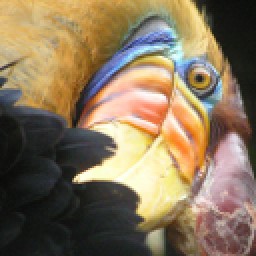
#> input picture mlclass-ex7-005/mlclass-ex7/bird_small.png, 128 x 128 px, found by its file name (shown 2 times larger)
$ jupyter execute --allow-errors Matrix-Decomposition.ipynb   (shell and % lines are left out)
#> lines starting #> are read from the running program, lines starting #| are printed output that depends on the picture
# Dimensionality Reduction via PCA

In this post we will play around with Dimensionality Reduction via Principal Component Analysis (PCA).
All the details about the math and the logic behind this topic are available in the blog post I published a couple of days ago, [Bridging Recommender Systems and Dimensionality Reduction](http://francescopochetti.com/bridging-recommender-systems-dimensionality-reduction/). As I have extensively treated the topic already, I will not get into the technical details again.
We are going to learn how PCA works applying it to three separate examples

1. Given a 2D toy dataset, we will reduce its dimensionality projecting the points onto a 1D straight line. This is purely didactic and will give us the intuition of what is happening under the hood. In 2D it is very easy to spot trends and to display the axes of maximum variance the algorithm spits out.
2. Once figured out the intuition, we will apply PCA to a real life dataset, a cropped version of the [labeled faces in the wild](http://vis-www.cs.umass.edu/lfw/). The idea here is that we have $32 \times 32$ pixels greyscale pictures of faces and we want to reduce their size to $10 \times 10$, keeping as much information as possible about the original image. We still want to be able to recognize whose face we are looking at. It turns out that this is prefectly possible running PCA on the picture and projecting it on the subspace mapped by its top 100 (we can choose as many as we wish) principal components. This is an outstanding result as we will be able to shrink the size to less than half the original, still being able to "read" the face.
3. Last but not least we are going to follow up on the $K$-Means Clustering example I treated [here](http://francescopochetti.com/k-means-clustering/). The idea was to apply clustering to image compression. In a 24-bit color representation of an image, 1 each pixel is represented as three 8-bit unsigned integers (ranging from 0 to 255) that specify the red, green and blue intensity values. This encoding is often refered to as the RGB encoding. Our image contained thousands of colors, still we managed to reduce their number to only to 16. We treated every pixel in the original image as a data example and used the K-means algorithm to find the 16 colors that best grouped (clustered) the pixels in the 3-dimensional RGB space. Once computed the cluster centroids on the image, we used the 16 colors to replace the pixels in the original image. Here we are going a step further, trying to visualize the clustering results in the 3D RGB space and then reducing the dimensionality to 2D via PCA.

### Functions

[cell 1]
def featureNormalize(X):
    average = np.mean(X, axis=0)
    sigma = np.std(X, axis= 0)
    X = (X-average)/sigma
    return X, average, sigma

def pca(X):
    covariance = (1/X.shape[0])*X.T.dot(X)
    eigenval, eigenvec = np.linalg.eig(covariance)
    return eigenval, eigenvec

def projectData(X, eigenvectors, K):
    return X.dot(eigenvectors[:,0:K])

def reconstructData(Z, eigenvectors, K):
    return Z.reshape((-1, K)).dot(eigenvectors[:,0:K].T)

def displayData(X):
    m = int(np.sqrt(X.shape[1]))
    fig = plt.figure(figsize=(8,8))
    plt.title('100 Random faces from the data set')
    random.seed(0)
    indexes = random.sample(range(1, X.shape[0]), 100)
    images = X[indexes,:]
    for i in np.arange(10):
        for j in np.arange(10):
            ax = fig.add_subplot(10, 10, (10*j+i)+1)
            ax.matshow(ndimage.rotate(images[10*j+i,:].reshape(m,m),-90), cmap = 'gray')
            plt.yticks(())
            plt.xticks(())
            plt.axis('tight')

    plt.show()

def findClosestCentroids(X, centroids):
    """FINDCLOSESTCENTROIDS computes the centroid memberships for every example
       idx = FINDCLOSESTCENTROIDS (X, centroids) returns the closest centroids
       in idx for a dataset X where each row is a single example. idx = m x 1
       vector of centroid assignments (i.e. each entry in range [1..K]"""

    m = X.shape[0]
    idx = np.zeros((m, 1))

    for i in range(m):
        distances = np.linalg.norm(X[i,:] - centroids, axis=1)
        #distances = ((X[i,:] - centroids)**2).sum(axis=1)
        idx[i] = np.argmin(distances) + 1

    return idx.astype(int)

def computeCentroids(X, idx):
    """centroids = COMPUTECENTROIDS(X, idx, K) returns the new centroids by
        computing the means of the data points assigned to each centroid. It is
        given a dataset X where each row is a single data point, a vector
        idx of centroid assignments (i.e. each entry in range [1..K]) for each
        example, and K, the number of centroids. You should return a matrix
        centroids, where each row of centroids is the mean of the data points
        assigned to it."""

    how_many = max(np.unique(idx))
    n = X.shape[1]
    centroids = np.zeros((how_many, n))

    for i in range(how_many):
        indices_of_centroid_i = X[np.where(idx == i+1)[0], :]
        centroids[i,:] = np.mean(indices_of_centroid_i, axis=0).reshape(1, n)

    return centroids

def kMeansInitCentroids(X, K):
    X = np.random.permutation(X)
    return X[:K,:]

def plotProgresskMeans(X, centroids_history, idx, iteration):
    latest_centroids = centroids_history[-3:]
    how_many = max(np.unique(idx))

    plt.figure(figsize=(8, 6))
    plt.scatter(X[:, 0], X[:, 1], c=idx, cmap=plt.cm.bwr)

    for i in range(how_many):
        centroid_i = centroids_history[i+1::3]
        plt.plot(centroid_i[:, 0], centroid_i[:, 1], ':bo', c='k', alpha=0.5)

    plt.plot(latest_centroids[:, 0], latest_centroids[:, 1], 'o', c='k')

    plt.axis('tight')
    title = 'Iteration Number: ' + str(iteration + 1)
    plt.title(title)
    plt.tick_params(axis='x', which='both', bottom='off', top='off', labelbottom='off')
    plt.tick_params(axis='y', which='both', right='off', left='off', labelleft='off')
    plt.show()

def runkMeans(X, initial_centroids, max_iters, plot_progress=False):
    """[centroids, idx] = RUNKMEANS(X, initial_centroids, max_iters, ...
       plot_progress) runs the K-Means algorithm on data matrix X, where each
       row of X is a single example. It uses initial_centroids used as the
       initial centroids. max_iters specifies the total number of interactions
       of K-Means to execute. plot_progress is a true/false flag that
       indicates if the function should also plot its progress as the
       learning happens. This is set to false by default. runkMeans returns
       centroids, a Kxn matrix of the computed centroids and idx, a m x 1
       vector of centroid assignments (i.e. each entry in range [1..K])"""

    # initializing variables
    m, n = X.shape
    K = initial_centroids.shape[0]
    centroids = initial_centroids
    centroids_history = initial_centroids
    idx = np.zeros((m, 1))

    for i in range(max_iters):
        # For each example in X, assign it to the closest centroid
        idx = findClosestCentroids(X, centroids)

        # Optionally, plot progress here
        if plot_progress:
            plotProgresskMeans(X, centroids_history, idx, i)

        # Given the memberships, compute new centroids
        centroids = computeCentroids(X, idx)
        centroids_history = np.vstack((centroids_history, centroids))

    # Given the final centroids, assign each input to the closest centroid
    idx = findClosestCentroids(X, centroids)

    return centroids, idx

## Part 1: From 2D to straight line. Visualizing the Principal Components

2D dataset. It seems like the 2 variables are strongly correlated.
We could think about condensing all the relevant information on one single line..

[cell 2]
import scipy.io
import random
import numpy as np
import pandas as pd
import seaborn as sns
import matplotlib.pyplot as plt
plt.style.use('ggplot')
from scipy import ndimage
from skimage import io

#> (the rest of this cell did not finish here and is left out)

Here the results of PCA. The continuous and dashed segments indicate the directions of the 2 Principal Components.
Nothing else than the 2 orthonormal eigenvectors of the covariance of X.

#> (a cell that did not finish here is left out)

As you may have noticed the most variance is concentrated around the first principal component.
Here what happens when we project X onto it. Two dimensions are summarized in one.

#> (a cell that did not finish here is left out)

Here instead we reconstruct the original dataset from its reduced version. The blue dots isthe result.
As Z had only one dimension, if we try bulding X back we lose the information contained on the second principal component.
Hence we find ourselves with blue dots prefectly aligned. The red dots belong to the original dataset.
Therefore the dashed black segments represent the reconstruction error.

#> (a cell that did not finish here is left out)

## Part 2: PCA on the Face dataset

As you can see, the first set of images reproduce faces without any specific approximation. The second set, instead, show what happens when we shrink the size of the single pictures from $32 \times 32$ to $10 \times 10$ using PCA. Thre interesting aspect here is that even though we have more than halved the dimension, the faces are still pretty recognizable! This is because we have kept the most important information using PCA.

#> (a cell that did not finish here is left out)

#> (a cell that did not finish here is left out)

## Part 3: Visualizing K-Means Clusters via PCA

[cell 8]
bird_original = io.imread('C:\\Users\\pochetti\Machine_Learning\\mlclass-ex7-005\\mlclass-ex7\\bird_small.png')
#> bird_original is the input picture: shape (128, 128, 3); mean R, G, B 135.4, 117.4, 91.3

# Divide by 255 so that all values are in the range 0 - 1
bird = bird_original/255

# Reshape the image into an Nx3 matrix where N = number of pixels.
# Each row will contain the Red, Green and Blue pixel values
# This gives us our dataset matrix X that we will use K-Means on
bird = bird.reshape((bird.shape[0]*bird.shape[1], bird.shape[2]))

K = 16
max_iters = 10

# When using K-Means, it is important the initialize the centroids randomly
initial_centroids = kMeansInitCentroids(bird, K)
#> initial_centroids = 16 rows, first 8: [0.875, 0.722, 0.404], [0.114, 0.133, 0.11], [0.482, 0.294, 0.2], [0.698, 0.6, 0.286], [0.82, 0.678, 0.439], [0.051, 0.0588, 0.0549], [0.733, 0.647, 0.306], [0.635, 0.455, 0.408]

# running K-means
centroids, idx = runkMeans(bird, initial_centroids, max_iters)
#> in runkMeans, `centroids = initial_centroids`: centroids has the same summary as initial_centroids outside runkMeans
#> in runkMeans, `centroids_history = initial_centroids`: centroids_history has the same summary as initial_centroids outside runkMeans
#> after the loop in runkMeans, `for i in range(max_iters):`: centroids_history = 176 rows, first 8: [0.875, 0.722, 0.404], [0.114, 0.133, 0.11], [0.482, 0.294, 0.2], [0.698, 0.6, 0.286], [0.82, 0.678, 0.439], [0.051, 0.0588, 0.0549], [0.733, 0.647, 0.306], [0.635, 0.455, 0.408]
#> in runkMeans, `idx = findClosestCentroids(X, centroids)`: idx = 16384 values, max 16 at index 974, min 1 at index 0, mean 7.82
#> centroids = 16 rows, first 8: [0.871, 0.713, 0.448], [0.188, 0.184, 0.176], [0.477, 0.349, 0.196], [0.655, 0.481, 0.227], [0.742, 0.621, 0.394], [0.0734, 0.0798, 0.0695], [0.867, 0.577, 0.259], [0.567, 0.489, 0.454]

bird_compressed = np.zeros((bird.shape[0], bird.shape[1]))

# We can now recover the image from the indices (idx) by mapping each pixel
# (specified by it's index in idx) to the centroid value
for i, cluster in enumerate(idx):
    bird_compressed[i,:] = centroids[int(cluster[0]) - 1,:]
#> this loop made 16384 passes
#> cluster on passes 1 to 3: [1], [1], [1]

# Reshape the recovered image into proper dimensions
bird_compressed = bird_compressed.reshape((bird_original.shape[0], bird_original.shape[1], bird_original.shape[2]))
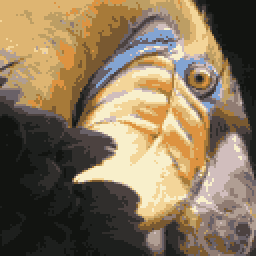
#> bird_compressed: shape (128, 128, 3) float64 (shown 2 times larger); mean R, G, B 0.53, 0.459, 0.356

print('As you can see the compressed image has a much lower resolution than the original one.')
print('This is due to the fact that we are just using 16 colors to represent our exotic bird!')

fig = plt.figure(figsize=(10, 6))

ax1 = fig.add_subplot(121)
ax1.imshow(bird_original)
ax1.set_title('Original Image')
plt.xticks(())
plt.yticks(())

ax2 = fig.add_subplot(122)
ax2.imshow(bird_compressed)
ax2.set_title('Compressed Image')
plt.xticks(())
plt.yticks(())

plt.show()
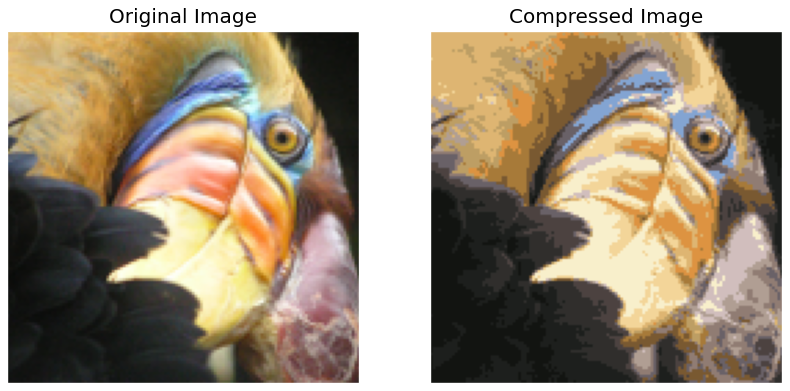
#> figure drawn by matplotlib, 2 panels

Now that we have succesfully shrinked our bird, let's explore the results of the K-Means algorithm. How are pixels grouped together? We can visualize the data points in 3D and then projecting them on the best possible 2D axes provided by PCA

[cell 9]
bird_pca = np.hstack((bird, idx))

3D visualization

[cell 10]
from mpl_toolkits.mplot3d import Axes3D
fig = plt.figure(figsize=(10, 10))
ax = fig.add_subplot(111, projection='3d')

ax.scatter(bird_pca[:,0], bird_pca[:,1], bird_pca[:,2], c=bird_pca[:,3], cmap='winter')

ax.set_xlabel('Red Pixel')
ax.set_ylabel('Green Pixel')
ax.set_zlabel('Blue Pixel')
plt.axis('tight')
plt.show()
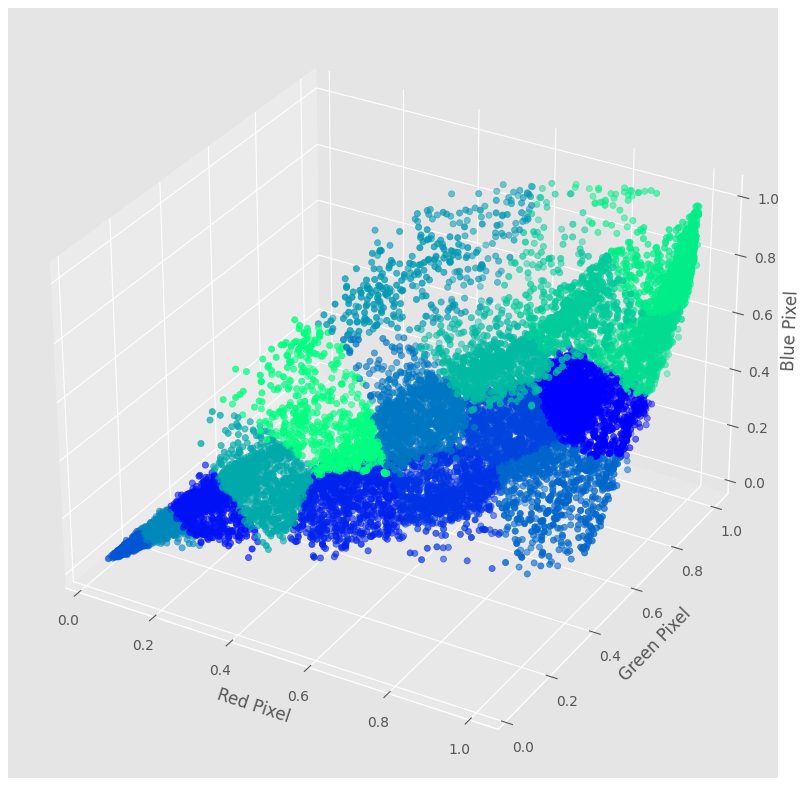
#> figure drawn by matplotlib, 1 panel

Shrinking to 2D via Principal Component Analysis

[cell 11]
bird, average, sigma = featureNormalize(bird)
#> in featureNormalize, `average = np.mean(X, axis=0)`: average = [0.531, 0.46, 0.358]
#> in featureNormalize, `sigma = np.std(X, axis= 0)`: sigma = [0.329, 0.283, 0.241]
#> average = [0.531, 0.46, 0.358]; sigma = [0.329, 0.283, 0.241]

princip_varian, princip_comp = pca(bird)
#> in pca, `covariance = (1/X.shape[0])*X.T.dot(X)`: covariance = [[1, 0.958, 0.769], [0.958, 1, 0.881], [0.769, 0.881, 1]]
#> in pca, `eigenval, eigenvec = np.linalg.eig(covariance)`: eigenval = [2.74, 0.24, 0.0197]; eigenvec = [[-0.575, -0.601, 0.555], [-0.599, -0.153, -0.786], [-0.557, 0.785, 0.271]]
#> princip_varian = [2.74, 0.24, 0.0197]; princip_comp has the same summary as eigenvec in pca
bird_Z = projectData(bird, princip_comp, 2)
#> bird_Z = 16384 pairs, first value -3.41 to 2.5, second value -1.8 to 2
bird_pca = np.hstack((bird_Z, idx))
plt.figure(figsize=(10, 10))
plt.scatter(bird_pca[:, 0], bird_pca[:, 1], c=bird_pca[:, 2], zorder=10, cmap='winter')

plt.xlabel('First Principal Component')
plt.ylabel('Second Principla Component')

plt.axis('tight')
plt.show()
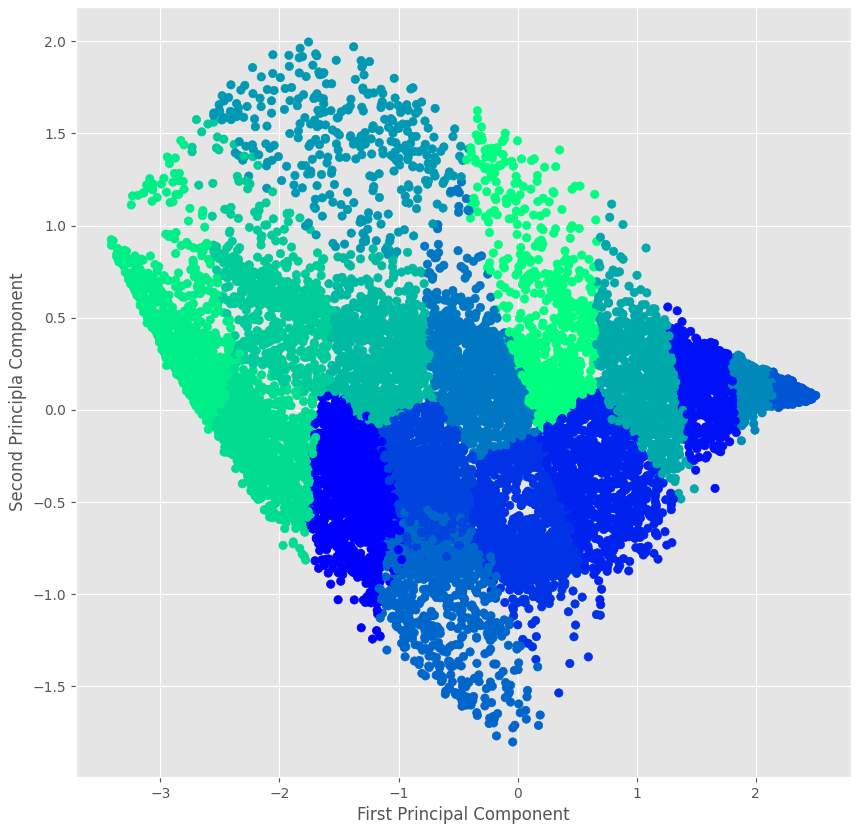
#> figure drawn by matplotlib, 1 panel
